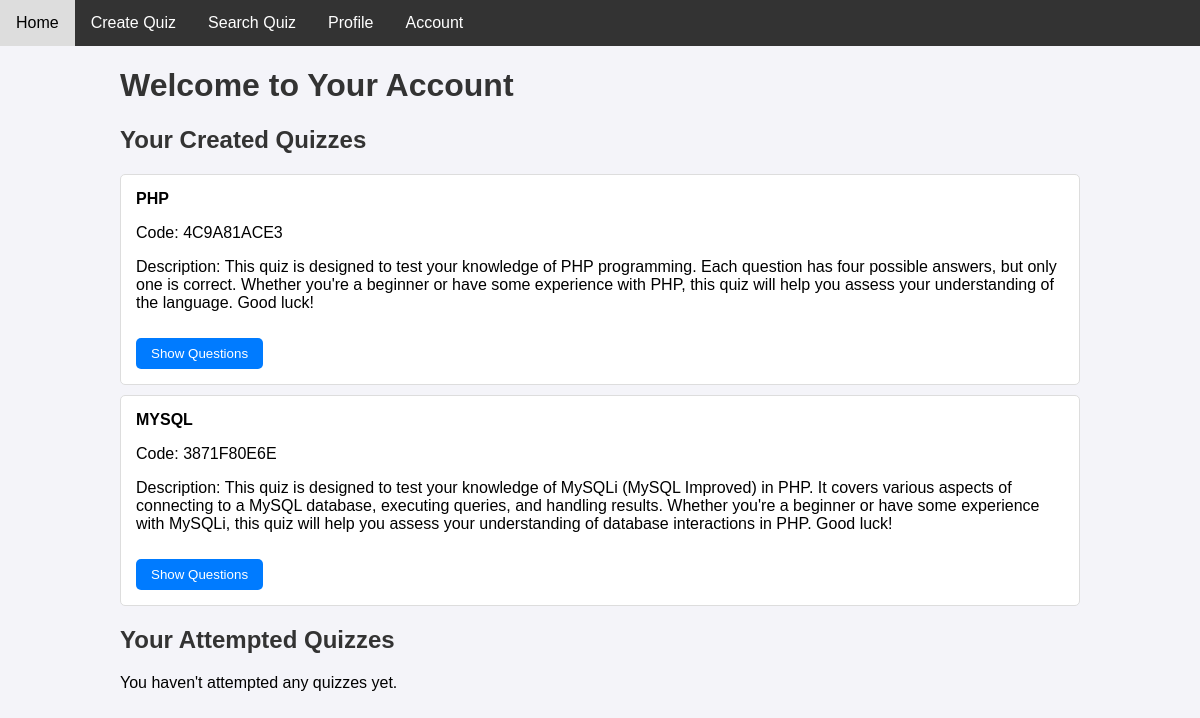
The page /profile.php (signed in) on the database its author committed.
### tables this page shows
CREATE TABLE `quizzes` (
  `quiz_id` int NOT NULL AUTO_INCREMENT,
  `quiz_title` varchar(255) NOT NULL,
  `quiz_description` text NOT NULL,
  `user_id` int NOT NULL,
  `quiz_code` varchar(10) NOT NULL,
  `created_at` timestamp NULL DEFAULT CURRENT_TIMESTAMP,
  PRIMARY KEY (`quiz_id`),
  UNIQUE KEY `quiz_code` (`quiz_code`)
);

### profile.php (the view, shortened to what this page needs)
<?php
$user_id = $_SESSION['user_id'];
$conn = new mysqli("localhost", "root", "22BCS0133@a", "quiz_system");
$stmt = $conn->prepare("SELECT * FROM quizzes WHERE user_id = ?");
$stmt->bind_param("i", $user_id);
$stmt->execute();
$created_quizzes = $stmt->get_result();
$stmt = $conn->prepare("SELECT qa.*, q.quiz_title, q.quiz_code FROM quiz_attempts qa
                        JOIN quizzes q ON qa.quiz_id = q.quiz_id
                        WHERE qa.user_id = ?");
$stmt->bind_param("i", $user_id);
$stmt->execute();
$attempted_quizzes = $stmt->get_result();
?>
<!DOCTYPE html>
<html lang="en">
<head>
</head>
<body>
    <div class="navbar">
        <a href="aindex.php">Home</a>
        <a href="create_quiz.php">Create Quiz</a>
        <a href="search_quiz.php">Search Quiz</a>
        <a href="profile.php">Profile</a>
        <a href="account.php">Account</a>
    </div>
    <div class="container">
        <h1>Welcome to Your Account</h1>
        <section class="quizzes-created">
            <h2>Your Created Quizzes</h2>
            <?php if ($created_quizzes->num_rows > 0) { ?>
                <ul>
                    <?php while ($quiz = $created_quizzes->fetch_assoc()) { ?>
                        <li>
                            <strong><?= htmlspecialchars($quiz['quiz_title']) ?></strong>
                            <p>Code: <?= htmlspecialchars($quiz['quiz_code']) ?></p>
                            <p>Description: <?= nl2br(htmlspecialchars($quiz['quiz_description'])) ?></p>
                            <button class="quiz-button" onclick="toggleQuestions(<?= $quiz['quiz_id'] ?>)">Show Questions</button>
                        </li>
                    <?php } ?>
                </ul>
            <?php } else { ?>
                <p>You haven't created any quizzes yet.</p>
            <?php } ?>
        </section>
        <section class="quizzes-attempted">
            <h2>Your Attempted Quizzes</h2>
            <?php if ($attempted_quizzes->num_rows > 0) { ?>
                <ul>
                    <?php while ($attempt = $attempted_quizzes->fetch_assoc()) { ?>
                        <li>
                            <strong><?= htmlspecialchars($attempt['quiz_title']) ?></strong>
                            <p>Quiz Code: <?= htmlspecialchars($attempt['quiz_code']) ?></p>
                            <p>Score: <?= htmlspecialchars($attempt['score']) ?> /
                            <?php
                                $quiz_id = $attempt['quiz_id'];
                                $stmt = $conn->prepare("SELECT COUNT(*) as total_questions FROM questions WHERE quiz_id = ?");
                                $stmt->bind_param("i", $quiz_id);
                                $stmt->execute();
                                $result = $stmt->get_result()->fetch_assoc();
                                echo $result['total_questions'];
                            ?>
                            </p>
                        </li>
                    <?php } ?>
                </ul>
            <?php } else { ?>
                <p>You haven't attempted any quizzes yet.</p>
            <?php } ?>
        </section>
    </div>
</body>
</html>

### profile.php (style rules this page uses)
body { font-family: 'Arial', sans-serif; background-color: #f4f4f9; margin: 0; padding: 0; }
.navbar { background-color: #333; overflow: hidden; }
.navbar a { float: left; display: block; color: white; text-align: center; padding: 14px 16px; text-decoration: none; }
.container { width: 80%; margin: 20px auto; }
h1, h2 { color: #333; }
section { margin-bottom: 20px; }
ul { list-style: none; padding: 0; }
ul li { background: #fff; border: 1px solid #ddd; margin: 10px 0; padding: 15px; border-radius: 5px; }
.quiz-button { background-color: #007bff; color: white; padding: 8px 15px; border: none; cursor: pointer; border-radius: 5px; margin-top: 10px; }

### rows shown on the page
quizzes: quiz_title "PHP", quiz_code "4C9A81ACE3", quiz_description "This quiz is designed to test your knowledge of PHP programming. Each question has four possible answers, but only one is correct. Whether you're a beginner or have some experience with PHP, this quiz will help you assess your understanding of the language. Good luck!"
quizzes: quiz_title "MYSQL", quiz_code "3871F80E6E", quiz_description "This quiz is designed to test your knowledge of MySQLi (MySQL Improved) in PHP. It covers various aspects of connecting to a MySQL database, executing queries, and handling results. Whether you're a beginner or have some experience with MySQLi, this quiz will help you assess your understanding of database interactions in PHP. Good luck!"
